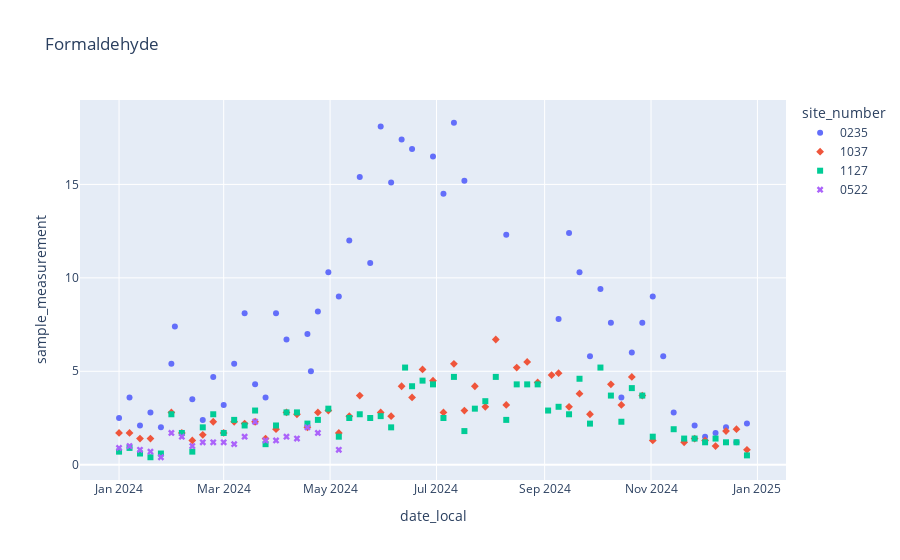

Source (notebook cell):
### Code cell
import plotly.express as px

parameter = data_df["parameter"].iloc[0]

# x and y given as DataFrame columns
# df = px.data_df() # iris is a pandas DataFrame
fig = px.scatter(data_df, x="date_local", y="sample_measurement", color="site_number", symbol="site_number", hover_data= "qualifier", title=f"{parameter}")
fig.show()

### Figure 1 — Plotly figure (JSON) as saved in the notebook; plotly's stock layout.template omitted (floating-point values rounded to 4 significant figures)
{"data": [{"customdata": [["3 - Field Issue."], ["EH - Estimated;  Exceeds Upper Range."], ["HT - Sample pick-up hold time exceeded."], ["TT - Transport Temperaure is Out of Specs."], ["TT - Transport Temperaure is Out of Specs."], ["TT - Transport Temperaure is Out of Specs."], ["TT - Transport Temperaure is Out of Specs."], ["TT - Transport Temperaure is Out of Specs."], ["TT - Transport Temperaure is Out of Specs."], ["TT - Transport Temperaure is Out of Specs."], ["TT - Transport Temperaure is Out of Specs."], ["TT - Transport Temperaure is Out of Specs."], ["TT - Transport Temperaure is Out of Specs."], ["TT - Transport Temperaure is Out of Specs."], ["TT - Transport Temperaure is Out of Specs."], ["TT - Transport Temperaure is Out of Specs."], ["BN - Sample Value Exceeds Media Limit."], ["BN - Sample Value Exceeds Media Limit."], ["BN - Sample Value Exceeds Media Limit."], ["BN - Sample Value Exceeds Media Limit."], ["BN - Sample Value Exceeds Media Limit."], ["BN - Sample Value Exceeds Media Limit."], ["AE - Shelter Temperature Outside Limits."], [0], [0], [0], [0], [0], [0], [0], [0], [0], [0], [0], [0], [0], [0], [0], [0], [0], [0], [0], [0], [0], [0], [0], [0], [0], ["DI - Sample was diluted for analysis."], ["DI - Sample was diluted for analysis."], ["DI - Sample was diluted for analysis."], ["DI - Sample was diluted for analysis."], ["DI - Sample was diluted for analysis."], ["DI - Sample was diluted for analysis."], ["DI - Sample was diluted for analysis."], ["DI - Sample was diluted for analysis."], ["DI - Sample was diluted for analysis."], ["DI - Sample was diluted for analysis."], ["DI - Sample was diluted for analysis."], ["DI - Sample was diluted for analysis."]], "hovertemplate": "site_number=0235<br>date_local=%{x}<br>sample_measurement=%{y}<br>qualifier=%{customdata[0]}<extra></extra>", "legendgroup": "0235", "marker": {"color": "#636efa", "symbol": "circle"}, "mode": "markers", "name": "0235", "orientation": "v", "showlegend": true, "type": "scatter", "x": ["2024-10-27", "2024-05-24", "2024-01-07", "2024-03-31", "2024-04-18", "2024-01-25", "2024-02-02", "2024-04-30", "2024-02-24", "2024-03-01", "2024-03-13", "2024-03-19", "2024-03-25", "2024-04-06", "2024-04-20", "2024-04-24", "2024-06-23", "2024-07-23", "2024-07-29", "2024-08-04", "2024-08-16", "2024-08-22", "2024-08-28", "2024-02-18", "2024-11-02", "2024-09-27", "2024-10-09", "2024-10-15", "2024-10-21", "2024-11-08", "2024-11-14", "2024-11-20", "2024-11-26", "2024-12-02", "2024-12-08", "2024-12-14", "2024-12-20", "2024-12-26", "2024-09-21", "2024-01-01", "2024-01-19", "2024-01-31", "2024-02-12", "2024-03-07", "2024-09-09", "2024-10-03", "2024-05-06", "2024-01-13", "2024-05-18", "2024-09-15", "2024-05-30", "2024-06-05", "2024-06-11", "2024-06-17", "2024-06-29", "2024-07-05", "2024-07-11", "2024-07-17", "2024-08-10", "2024-05-12"], "xaxis": "x", "y": [7.6, 10.8, 3.6, 8.1, 7.0, 2.0, 7.4, 10.3, 4.7, 3.2, 8.1, 4.3, 3.6, 6.7, 5.0, 8.2, NaN, NaN, NaN, NaN, NaN, NaN, NaN, 2.4, 9.0, 5.8, 7.6, 3.6, 6.0, 5.8, 2.8, 1.3, 2.1, 1.5, 1.7, 2.0, 1.2, 2.2, 10.3, 2.5, 2.8, 5.4, 3.5, 5.4, 7.8, 9.4, 9.0, 2.1, 15.4, 12.4, 18.1, 15.1, 17.4, 16.9, 16.5, 14.5, 18.3, 15.2, 12.3, 12.0], "yaxis": "y"}, {"customdata": [["HT - Sample pick-up hold time exceeded."], ["HT - Sample pick-up hold time exceeded."], ["AN - Machine Malfunction."], ["AN - Machine Malfunction."], ["TT - Transport Temperaure is Out of Specs."], ["TT - Transport Temperaure is Out of Specs."], ["TT - Transport Temperaure is Out of Specs."], ["TT - Transport Temperaure is Out of Specs."], ["TT - Transport Temperaure is Out of Specs."], ["TT - Transport Temperaure is Out of Specs."], ["TT - Transport Temperaure is Out of Specs."], ["TT - Transport Temperaure is Out of Specs."], ["TT - Transport Temperaure is Out of Specs."], ["DN - DNPH peak less than NATTS TAD requirement, reported value should be considered an estimate."], ["DN - DNPH peak less than NATTS TAD requirement, reported value should be considered an estimate."], [0], [0], [0], [0], [0], [0], [0], [0], [0], [0], [0], [0], [0], [0], [0], [0], [0], [0], [0], [0], [0], [0], [0], [0], [0], [0], [0], [0], [0], [0], [0], [0], [0], [0], [0], [0], [0], [0], [0], [0], [0], [0], [0], ["AQ - Collection Error."], ["AK - Filter Leak."], ["TS - Holding Time Or Transport Temperature Is Out Of Specs."]], "hovertemplate": "site_number=1037<br>date_local=%{x}<br>sample_measurement=%{y}<br>qualifier=%{customdata[0]}<extra></extra>", "legendgroup": "1037", "marker": {"color": "#EF553B", "symbol": "diamond"}, "mode": "markers", "name": "1037", "orientation": "v", "showlegend": true, "type": "scatter", "x": ["2024-01-07", "2024-08-28", "2024-11-08", "2024-11-14", "2024-05-18", "2024-01-31", "2024-03-13", "2024-03-19", "2024-04-30", "2024-02-12", "2024-04-24", "2024-05-06", "2024-05-12", "2024-07-29", "2024-08-22", "2024-01-13", "2024-02-18", "2024-04-18", "2024-09-21", "2024-10-21", "2024-03-01", "2024-03-07", "2024-03-25", "2024-05-30", "2024-06-05", "2024-06-11", "2024-06-17", "2024-06-29", "2024-07-05", "2024-07-11", "2024-07-17", "2024-07-23", "2024-08-04", "2024-08-10", "2024-08-16", "2024-09-05", "2024-09-27", "2024-10-27", "2024-11-20", "2024-11-26", "2024-12-02", "2024-09-15", "2024-10-15", "2024-12-08", "2024-12-14", "2024-12-20", "2024-12-26", "2024-01-01", "2024-01-19", "2024-02-06", "2024-02-24", "2024-03-31", "2024-04-06", "2024-04-12", "2024-06-23", "2024-09-09", "2024-10-09", "2024-11-02", "2024-05-24", "2024-10-03", "2024-01-25"], "xaxis": "x", "y": [1.7, 4.4, NaN, NaN, 3.7, 2.8, 2.2, 2.3, 2.9, 1.3, 2.8, 1.7, 2.6, 3.1, 5.5, 1.4, 1.6, 2.0, 3.8, 4.7, 1.7, 2.3, 1.4, 2.8, 2.6, 4.2, 3.6, 4.5, 2.8, 5.4, 2.9, 4.2, 6.7, 3.2, 5.2, 4.8, 2.7, 3.7, 1.2, 1.4, 1.3, 3.1, 3.2, 1.0, 1.8, 1.9, 0.8, 1.7, 1.4, 1.7, 2.3, 1.9, 2.8, 2.7, 5.1, 4.9, 4.3, 1.3, NaN, NaN, NaN], "yaxis": "y"}, {"customdata": [["HT - Sample pick-up hold time exceeded."], ["HT - Sample pick-up hold time exceeded."], ["AN - Machine Malfunction."], ["TT - Transport Temperaure is Out of Specs."], ["TT - Transport Temperaure is Out of Specs."], ["TT - Transport Temperaure is Out of Specs."], ["TT - Transport Temperaure is Out of Specs."], ["TT - Transport Temperaure is Out of Specs."], ["TT - Transport Temperaure is Out of Specs."], ["TT - Transport Temperaure is Out of Specs."], ["TT - Transport Temperaure is Out of Specs."], ["TT - Transport Temperaure is Out of Specs."], ["TT - Transport Temperaure is Out of Specs."], ["TT - Transport Temperaure is Out of Specs."], ["TT - Transport Temperaure is Out of Specs."], ["TT - Transport Temperaure is Out of Specs."], ["TT - Transport Temperaure is Out of Specs."], ["DN - DNPH peak less than NATTS TAD requirement, reported value should be considered an estimate."], ["DN - DNPH peak less than NATTS TAD requirement, reported value should be considered an estimate."], ["DN - DNPH peak less than NATTS TAD requirement, reported value should be considered an estimate."], ["DN - DNPH peak less than NATTS TAD requirement, reported value should be considered an estimate."], ["DN - DNPH peak less than NATTS TAD requirement, reported value should be considered an estimate."], ["DN - DNPH peak less than NATTS TAD requirement, reported value should be considered an estimate."], [0], [0], [0], [0], [0], [0], [0], [0], [0], [0], [0], [0], [0], [0], [0], [0], [0], [0], [0], [0], [0], [0], [0], [0], [0], [0], [0], [0], [0], [0], [0], [0], [0], [0], [0], [0], [0], [0]], "hovertemplate": "site_number=1127<br>date_local=%{x}<br>sample_measurement=%{y}<br>qualifier=%{customdata[0]}<extra></extra>", "legendgroup": "1127", "marker": {"color": "#00cc96", "symbol": "square"}, "mode": "markers", "name": "1127", "orientation": "v", "showlegend": true, "type": "scatter", "x": ["2024-01-07", "2024-05-24", "2024-11-08", "2024-03-19", "2024-03-25", "2024-03-31", "2024-04-06", "2024-04-12", "2024-01-25", "2024-02-06", "2024-02-24", "2024-03-01", "2024-03-13", "2024-04-18", "2024-04-24", "2024-04-30", "2024-09-03", "2024-07-17", "2024-07-23", "2024-07-29", "2024-08-04", "2024-08-16", "2024-06-23", "2024-05-18", "2024-09-21", "2024-01-01", "2024-01-13", "2024-01-19", "2024-01-31", "2024-02-12", "2024-02-18", "2024-03-07", "2024-05-06", "2024-11-02", "2024-06-05", "2024-06-13", "2024-06-29", "2024-07-05", "2024-07-11", "2024-08-10", "2024-08-22", "2024-08-28", "2024-09-09", "2024-09-15", "2024-09-27", "2024-10-03", "2024-10-09", "2024-10-15", "2024-10-21", "2024-10-27", "2024-11-14", "2024-11-26", "2024-12-02", "2024-12-08", "2024-12-20", "2024-11-20", "2024-12-14", "2024-12-26", "2024-05-12", "2024-05-30", "2024-06-17"], "xaxis": "x", "y": [0.9, 2.5, NaN, 2.9, 1.1, 2.1, 2.8, 2.8, 0.6, 1.7, 2.7, 1.7, 2.1, 2.2, 2.4, 3.0, 2.9, 1.8, 3.0, 3.4, 4.7, 4.3, 4.5, 2.7, 4.6, 0.7, 0.6, 0.4, 2.7, 0.7, 2.0, 2.4, 1.5, 1.5, 2.0, 5.2, 4.3, 2.5, 4.7, 2.4, 4.3, 4.3, 3.1, 2.7, 2.2, 5.2, 3.7, 2.3, 4.1, 3.7, 1.9, 1.4, 1.2, 1.4, 1.2, 1.4, 1.2, 0.5, 2.5, 2.6, 4.2], "yaxis": "y"}, {"customdata": [["TT - Transport Temperaure is Out of Specs."], ["TT - Transport Temperaure is Out of Specs."], ["TT - Transport Temperaure is Out of Specs."], [0], [0], [0], [0], [0], [0], [0], [0], [0], [0], [0], [0], [0], [0], [0], [0], [0], [0]], "hovertemplate": "site_number=0522<br>date_local=%{x}<br>sample_measurement=%{y}<br>qualifier=%{customdata[0]}<extra></extra>", "legendgroup": "0522", "marker": {"color": "#ab63fa", "symbol": "x"}, "mode": "markers", "name": "0522", "orientation": "v", "showlegend": true, "type": "scatter", "x": ["2024-01-31", "2024-03-01", "2024-03-19", "2024-01-07", "2024-01-13", "2024-01-19", "2024-01-25", "2024-02-06", "2024-02-12", "2024-02-18", "2024-02-24", "2024-03-07", "2024-03-13", "2024-03-25", "2024-03-31", "2024-04-06", "2024-04-12", "2024-04-18", "2024-04-24", "2024-05-06", "2024-01-01"], "xaxis": "x", "y": [1.7, 1.2, 2.3, 1.0, 0.8, 0.7, 0.4, 1.5, 1.0, 1.2, 1.2, 1.1, 1.5, 1.3, 1.3, 1.5, 1.4, 2.0, 1.7, 0.8, 0.9], "yaxis": "y"}], "layout": {"legend": {"title": {"text": "site_number"}, "tracegroupgap": 0}, "title": {"text": "Formaldehyde"}, "xaxis": {"anchor": "y", "domain": [0, 1], "title": {"text": "date_local"}}, "yaxis": {"anchor": "x", "domain": [0, 1], "title": {"text": "sample_measurement"}}}}
